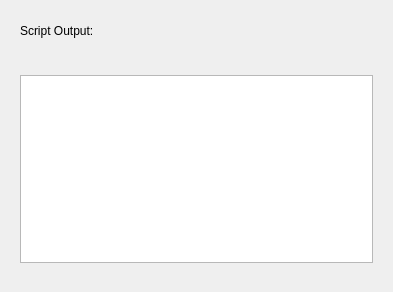
<?xml version="1.0" encoding="UTF-8"?>
<ui version="4.0">
 <class>ScriptOutputWidget</class>
 <widget class="QWidget" name="ScriptOutputWidget">
  <property name="geometry">
   <rect>
    <x>0</x>
    <y>0</y>
    <width>393</width>
    <height>292</height>
   </rect>
  </property>
  <layout class="QVBoxLayout" name="verticalLayout_2">
   <item>
    <layout class="QVBoxLayout" name="verticalLayout">
     <item>
      <widget class="QWidget" name="header" native="true">
       <layout class="QHBoxLayout" name="horizontalLayout_2">
        <item>
         <layout class="QHBoxLayout" name="horizontalLayout">
          <item>
           <widget class="QLabel" name="label">
            <property name="text">
             <string>Script Output:</string>
            </property>
           </widget>
          </item>
          <item>
           <widget class="KPushButton" name="buttonEnableDebugOutput">
            <property name="maximumSize">
             <size>
              <width>24</width>
              <height>16777215</height>
             </size>
            </property>
            <property name="toolTip">
             <string>Display debug messages.</string>
            </property>
            <property name="checkable">
             <bool>true</bool>
            </property>
            <property name="flat">
             <bool>true</bool>
            </property>
           </widget>
          </item>
         </layout>
        </item>
       </layout>
      </widget>
     </item>
     <item>
      <widget class="QWidget" name="body" native="true">
       <layout class="QVBoxLayout" name="verticalLayout_4">
        <item>
         <widget class="QStackedWidget" name="output">
          <property name="sizePolicy">
           <sizepolicy hsizetype="Preferred" vsizetype="Preferred">
            <horstretch>0</horstretch>
            <verstretch>0</verstretch>
           </sizepolicy>
          </property>
          <property name="lineWidth">
           <number>1</number>
          </property>
          <property name="currentIndex">
           <number>0</number>
          </property>
          <widget class="QWidget" name="page1">
           <property name="sizePolicy">
            <sizepolicy hsizetype="Expanding" vsizetype="Expanding">
             <horstretch>0</horstretch>
             <verstretch>0</verstretch>
            </sizepolicy>
           </property>
           <layout class="QGridLayout" name="gridLayout">
            <property name="leftMargin">
             <number>0</number>
            </property>
            <property name="rightMargin">
             <number>0</number>
            </property>
            <item row="0" column="0">
             <widget class="KTextBrowser" name="txtOutput">
              <property name="sizePolicy">
               <sizepolicy hsizetype="Expanding" vsizetype="Expanding">
                <horstretch>0</horstretch>
                <verstretch>0</verstretch>
               </sizepolicy>
              </property>
             </widget>
            </item>
           </layout>
          </widget>
          <widget class="QWidget" name="page2">
           <layout class="QGridLayout" name="gridLayout_2">
            <property name="leftMargin">
             <number>0</number>
            </property>
            <property name="rightMargin">
             <number>0</number>
            </property>
            <item row="0" column="0">
             <widget class="KTextBrowser" name="dbgOutput"/>
            </item>
           </layout>
          </widget>
         </widget>
        </item>
       </layout>
      </widget>
     </item>
    </layout>
   </item>
  </layout>
 </widget>
 <customwidgets>
  <customwidget>
   <class>KTextBrowser</class>
   <extends>QTextBrowser</extends>
   <header>ktextbrowser.h</header>
  </customwidget>
  <customwidget>
   <class>KPushButton</class>
   <extends>QPushButton</extends>
   <header>kpushbutton.h</header>
  </customwidget>
 </customwidgets>
 <resources/>
 <connections/>
</ui>
